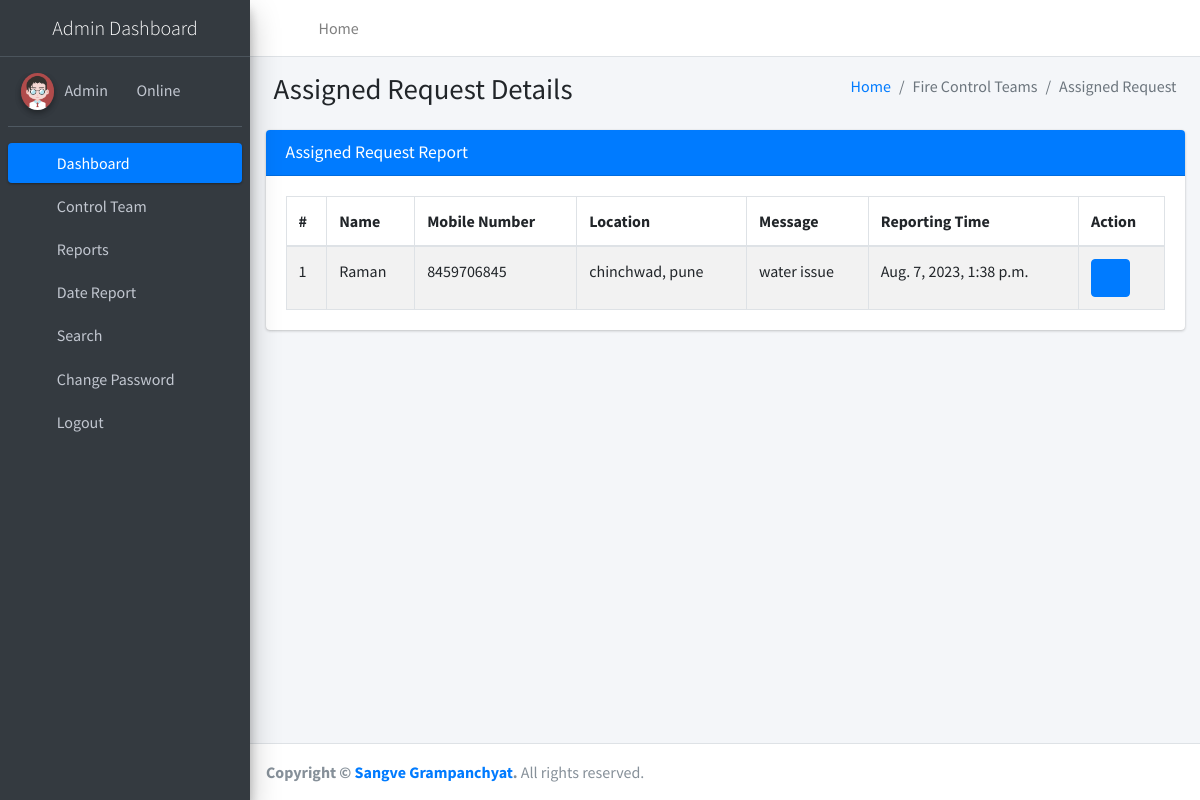
Page /assignRequest (signed in) on the committed database.
### firereport/models.py (models this page shows, shortened)
class Firereport(models.Model):
    FullName = models.CharField(max_length=250, null=True)
    MobileNumber = models.CharField(max_length=12, null=True)
    Location = models.CharField(max_length=200, null=True)
    Message = models.CharField(max_length=200, null=True)
    AssignTo = models.ForeignKey(Teams, on_delete=models.CASCADE, null=True)
    Status = models.CharField(max_length=150, null=True)
    Postingdate = models.DateTimeField(auto_now_add=True)
    AssignedTime = models.CharField(max_length=150, null=True)
    UpdationDate = models.DateTimeField(null=True)

### firereport/views.py (the view)
# urls.py: path('assignRequest', assignRequest, name='assignRequest'),
def assignRequest(request):
    if not request.user.is_authenticated:
        return redirect('admin_login')
    firereport = Firereport.objects.filter(Status='Assigned')
    return render(request, 'admin/assignRequest.html', locals())

### firereport/templates/admin/assignRequest.html
{% extends 'adminNavbar.html' %}
{% block main %}
{% load static %}
<section class="content">
    <div class="content-header">
        <div class="container-fluid">
            <div class="row mb-2">
                <div class="col-sm-6">
                    <h1 class="m-0">Assigned Request Details</h1>
                </div>
                <div class="col-sm-6">
                    <ol class="breadcrumb float-sm-right">
                        <li class="breadcrumb-item"><a href="{% url 'dashboard' %}">Home</a></li>
                        <li class="breadcrumb-item active">Fire Control Teams</li>
                        <li class="breadcrumb-item active">Assigned Request</li>
                    </ol>
                </div>
            </div>
        </div>
    </div>
    <div class="container-fluid">
        <div class="row">
            <div class="col-md-12">
                <div class="card card-primary">
                    <div class="card-header">
                        <h3 class="card-title">Assigned Request Report</h3>
                    </div>
                    <div class="card-body">
                        <table id="example1" class="table table-bordered table-striped">
                            <thead>
                            <tr>
                                <th>#</th>
                                <th>Name</th>
                                <th>Mobile Number</th>
                                <th>Location</th>
                                <th>Message</th>
                                <th>Reporting Time</th>
                                <th>Action</th>
                            </tr>
                            </thead>
                            <tbody>
                            {% for i in firereport %}
                            <tr>
                                <td>{{forloop.counter}}</td>
                                <td>{{i.FullName}}</td>
                                <td>{{i.MobileNumber}}</td>
                                <td>{{i.Location}}</td>
                                <td>{{i.Message}}</td>
                                <td>{{i.Postingdate}}</td>
                                <td>
                                    <div class="btn-group">
                                        <a class="btn btn-primary" href="{% url 'viewRequestDetails' i.id %}"><i
                                                class="fa fa-eye"></i></a>
                                    </div>
                                </td>
                            </tr>
                            {% endfor %}
                            </tbody>
                        </table>
                    </div>
                </div>
            </div>
        </div>
    </div>
</section>
{% endblock %}

### rows in the picture
Firereport: FullName "Raman", MobileNumber "8459706845", Location "chinchwad, pune", Message "water issue", Postingdate "Aug. 7, 2023, 1:38 p.m."
